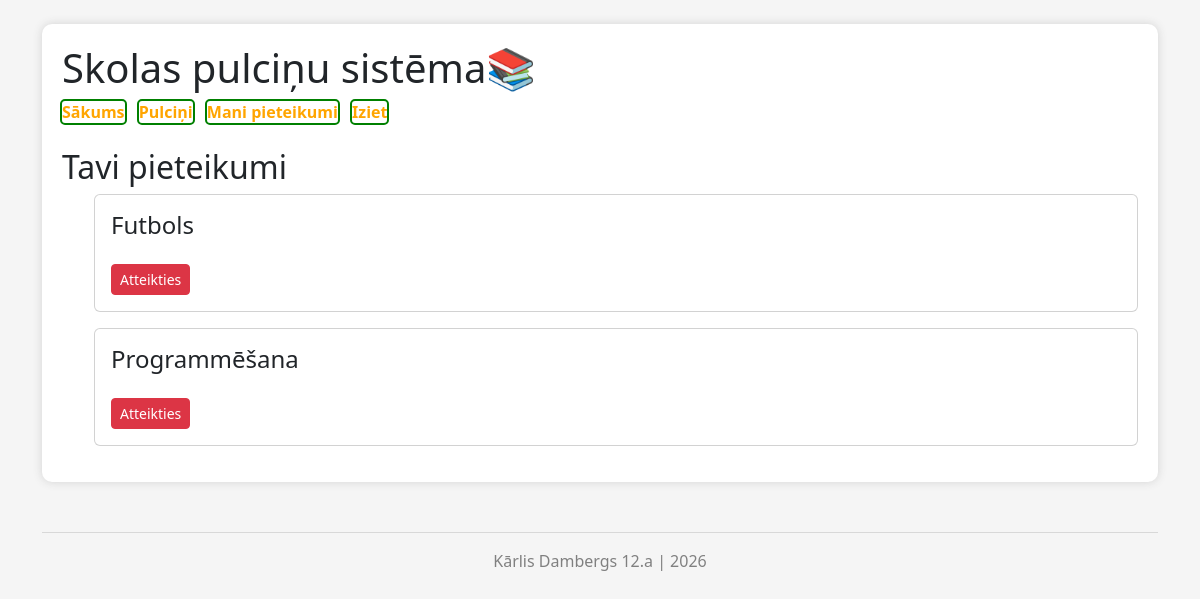
Page /pieteikumi (signed in) on the earlier database version.
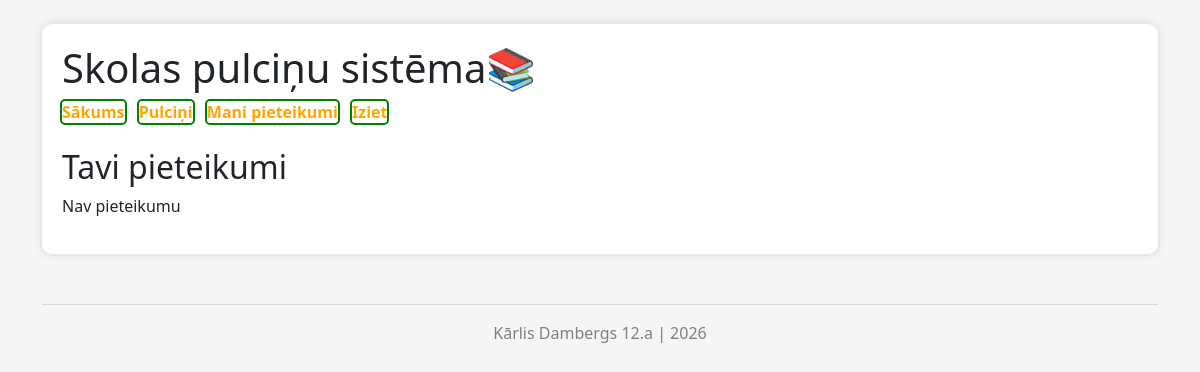
Same page on the later database version.
### tables this page shows
CREATE TABLE "pulcini" (
	"id"	INTEGER,
	"nosaukums"	TEXT NOT NULL,
	"apraksts"	TEXT,
	"vietas"	INTEGER NOT NULL,
	PRIMARY KEY("id" AUTOINCREMENT),
	FOREIGN KEY("id") REFERENCES "pieteikumi"("pulcins_id")
);

### app.py (the view)
@app.route("/pieteikumi") # Skolēna pieteikumi
def pieteikumi():
    user_id = session.get('id')
    conn = sqlite3.connect("datubaze.db")
    conn.row_factory = sqlite3.Row
    cur = conn.cursor()
    cur.execute("""
    SELECT pulcini.id, pulcini.nosaukums
    FROM pieteikumi
    JOIN pulcini ON pieteikumi.pulcins_id = pulcini.id
    WHERE pieteikumi.user_id = ?
    """, (user_id,))
    pieteikumi = cur.fetchall()
    conn.close()
    return render_template("pieteikumi.html", pieteikumi=pieteikumi)

### templates/pieteikumi.html (shortened to what this page needs)
{% extends "layout.html" %}
{% block content %}
<h2>Tavi pieteikumi</h2>
{% if pieteikumi %}
<ul>
{% for i in pieteikumi %}
    <li class="card p-3 mb-3">
        <h4>{{i.nosaukums}}</h4>
        <form method="POST" action="/atteikties" style="display:inline;">
            <button class="btn btn-danger btn-sm">Atteikties</button>
        </form>
    </li>
{% endfor %}
</ul>
{% else %}
<p>Nav pieteikumu</p>
{% endif %}
{% endblock %}

Differences in the rows shown:
removed pulcini: nosaukums "Futbols"
removed pulcini: nosaukums "Programmēšana"
Other differences:
text now shown: "Nav pieteikumu"
